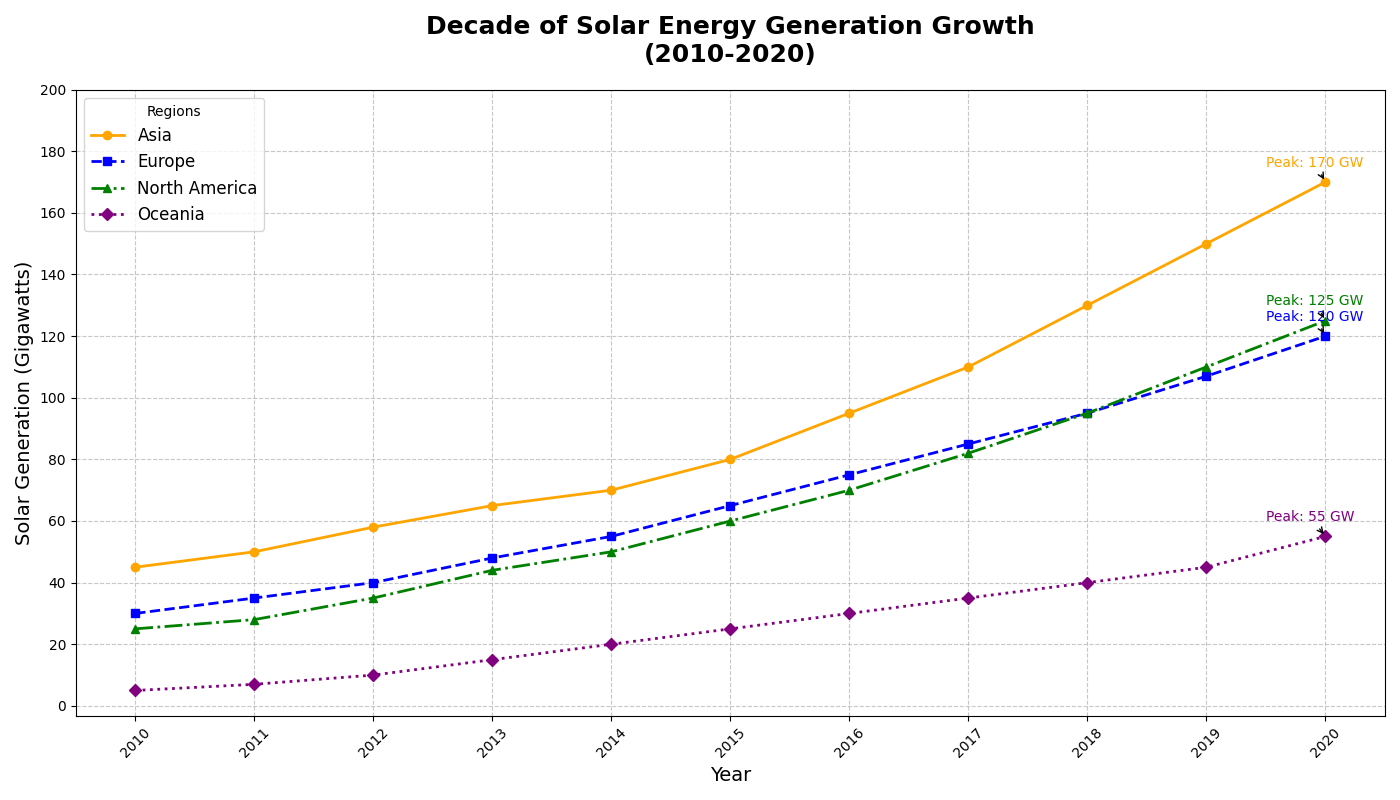

Python code for this plot:
import matplotlib.pyplot as plt
import numpy as np

# Backstory: Growth of Solar Energy Generation Over a Decade
# Data represents solar energy generation (in gigawatts) in different regions over the period 2010 to 2020.
years = np.arange(2010, 2021)

# Solar energy generation data (in gigawatts) for different regions
asia = [45, 50, 58, 65, 70, 80, 95, 110, 130, 150, 170]
europe = [30, 35, 40, 48, 55, 65, 75, 85, 95, 107, 120]
north_america = [25, 28, 35, 44, 50, 60, 70, 82, 95, 110, 125]
oceania = [5, 7, 10, 15, 20, 25, 30, 35, 40, 45, 55]

# Create the line chart
plt.figure(figsize=(14, 8))

# Plotting each region's data
plt.plot(years, asia, marker='o', linestyle='-', color='orange', label='Asia', linewidth=2)
plt.plot(years, europe, marker='s', linestyle='--', color='blue', label='Europe', linewidth=2)
plt.plot(years, north_america, marker='^', linestyle='-.', color='green', label='North America', linewidth=2)
plt.plot(years, oceania, marker='D', linestyle=':', color='purple', label='Oceania', linewidth=2)

# Customizing the chart
plt.title("Decade of Solar Energy Generation Growth\n(2010-2020)", fontsize=18, fontweight='bold', pad=20)
plt.xlabel("Year", fontsize=14)
plt.ylabel("Solar Generation (Gigawatts)", fontsize=14)
plt.xticks(years, rotation=45, fontsize=10)
plt.yticks(np.arange(0, 201, 20), fontsize=10)
plt.grid(True, linestyle='--', alpha=0.7)
plt.legend(title='Regions', loc='upper left', fontsize=12)

# Annotate peak generation for each region
for region, data, color in zip(['Asia', 'Europe', 'North America', 'Oceania'],
                               [asia, europe, north_america, oceania],
                               ['orange', 'blue', 'green', 'purple']):
    max_gen = max(data)
    max_year = years[data.index(max_gen)]
    plt.annotate(f'Peak: {max_gen} GW', xy=(max_year, max_gen),
                 xytext=(max_year - 0.5, max_gen + 5),
                 arrowprops=dict(facecolor=color, arrowstyle='->'),
                 fontsize=10, color=color)

# Enhance the layout to prevent overlapping elements
plt.tight_layout()

# Show the plot
plt.show()
